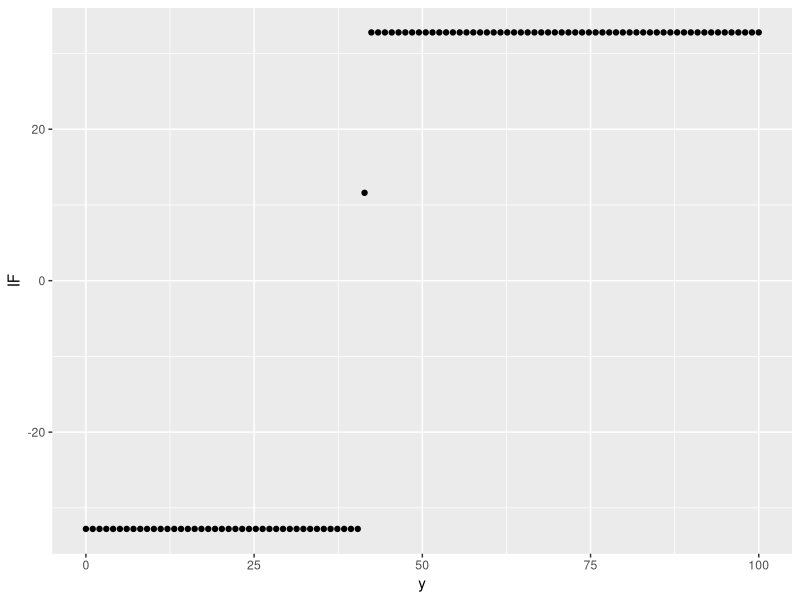

Generate this figure with R:
## ---- chunk 1
knitr::opts_chunk$set(echo = TRUE)
## ---- chunk 2
library(ggplot2)

x <- sort(runif(100, 0, 100))
y <- seq(from = 0, to = 100, length.out = 100)
IF <- seq(from = 0, to = 0, length.out = 100)

for (i in 1:100){
  IF[i] <- 101*(median(c(x, y[i])) - median(x))
}

df <- data.frame(cbind(y, IF))

ggplot(df, aes(df$y, df$IF)) +
  geom_point() +
  labs(x = "y", y = "IF")

